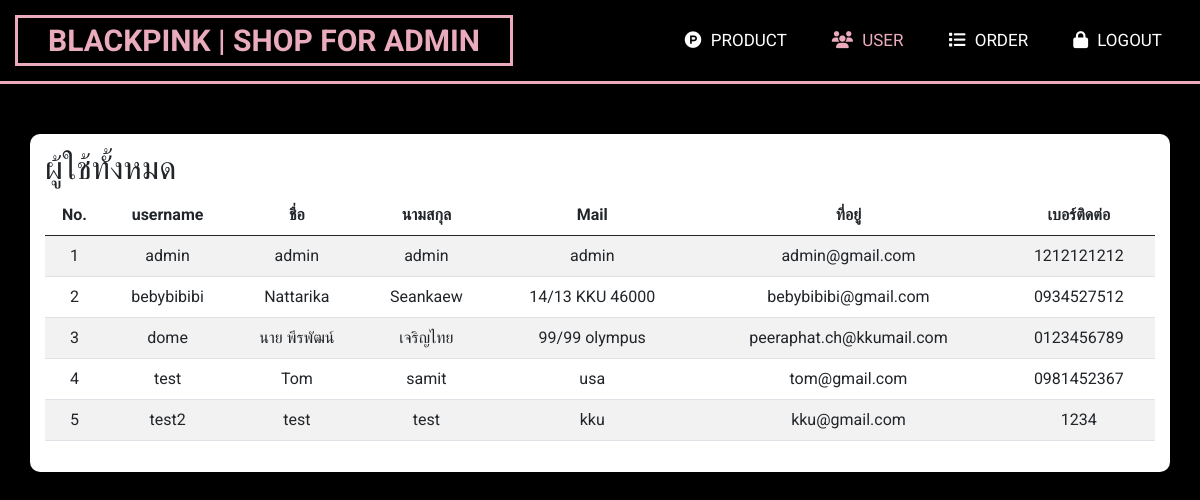
The page /admin_user.php on the database its author committed.
### tables this page shows
CREATE TABLE `user` (
  `username` varchar(40) NOT NULL,
  `password` varchar(40) NOT NULL,
  `fname` varchar(40) NOT NULL,
  `lname` varchar(40) NOT NULL,
  `address` varchar(99) NOT NULL,
  `mail` varchar(40) NOT NULL,
  `phone` varchar(10) NOT NULL
);

### admin_user.php (the view, shortened to what this page needs)
<!DOCTYPE html>
<html lang="en">
<head>
    <link href="https://cdn.jsdelivr.net/npm/bootstrap@5.0.0-beta2/dist/css/bootstrap.min.css" rel="stylesheet">
    <link rel="stylesheet" href="./css/home.css?<?php echo time() ?>">
</head>
<body>
    <nav>
        <label class="logo">BLACKPINK | SHOP FOR ADMIN</label>
        <ul>
            <li><a href="./admin.php"><i class="fab fa-product-hunt"></i> Product</a></li>
            <li><a href="./admin_user.php" class="active"><i class="fas fa-users"></i> User</a></li>
            <li><a href="./admin_order.php"><i class="fas fa-list"></i> Order</a></li>
            <li><a href="./logout.php"><i class="fas fa-lock"></i> Logout</a></li>
        </ul>
    </nav>
    <div class="container-sm admin"style="background-color: white;">
        <h2>ผู้ใช้ทั้งหมด</h2>
        <table class="table table-striped">
            <thead class="text-center">
                <tr>
                    <th scope="col">No.</th>
                    <th scope="col">username</th>
                    <th scope="col">ชื่อ</th>
                    <th scope="col">นามสกุล</th>
                    <th scope="col">Mail</th>
                    <th scope="col">ที่อยู่</th>
                    <th scope="col">เบอร์ติดต่อ</th>
                </tr>
            </thead>
            <tbody class="text-center">
                <?php
                include "./connectDB/connectDB.php";
                $i = 1;
                $sql = "SELECT * FROM `user`";
                $rs = mysqli_query($conn, $sql);
                while ($row = mysqli_fetch_row($rs)) {
                    echo "<tr>
                                    <td>$i</td>
                                    <td>$row[0]</td>
                                    <td>$row[2]</td>
                                    <td>$row[3]</td>
                                    <td>$row[4]</td>
                                    <td>$row[5]</td>
                                    <td>$row[6]</td>";
                    echo "</tr>";
                    $i++;
                }
                ?>
            </tbody>
        </table>
    </div>
</body>
</html>

### css/home.css (style rules this page uses)
* { padding: 0; margin: 0; text-decoration: none; list-style: none; box-sizing: border-box; }
body { font-family: 'Roboto', sans-serif; background: rgb(0, 0, 0); }
nav { background: black; width: 100%; border-bottom: #eaabbc solid 3px; }
label.logo { color: #eaabbc; font-size: 30px; margin: 15px; padding: 0 30px; border: 3px solid #eaabbc; font-weight: bold; }
nav ul { float: right; margin-right: 20px; }
nav ul li { display: inline-block; line-height: 80px; margin: 0 5px; }
nav ul li a { color: white; font-size: 17px; padding: 7px 13px; border-radius: 3px; text-transform: uppercase; text-decoration: none; }
a.active,a:hover { transition: .5s; color:#eaabbc; }
i { margin: 5px; }
.admin { border-radius: 10px; padding: 15px; margin-top: 50px; background-color: white; }

### rows shown on the page
user: username "admin", fname "admin", lname "admin", address "admin", mail "admin@gmail.com", phone "1212121212"
user: username "bebybibibi", fname "Nattarika", lname "Seankaew", address "14/13 KKU 46000", mail "bebybibibi@gmail.com", phone "0934527512"
user: username "dome", fname "นาย พีรพัฒน์", lname "เจริญไทย", address "99/99 olympus", mail "peeraphat.ch@kkumail.com", phone "0123456789"
user: username "test", fname "Tom", lname "samit", address "usa", mail "tom@gmail.com", phone "0981452367"
user: username "test2", fname "test", lname "test", address "kku", mail "kku@gmail.com", phone "1234"
